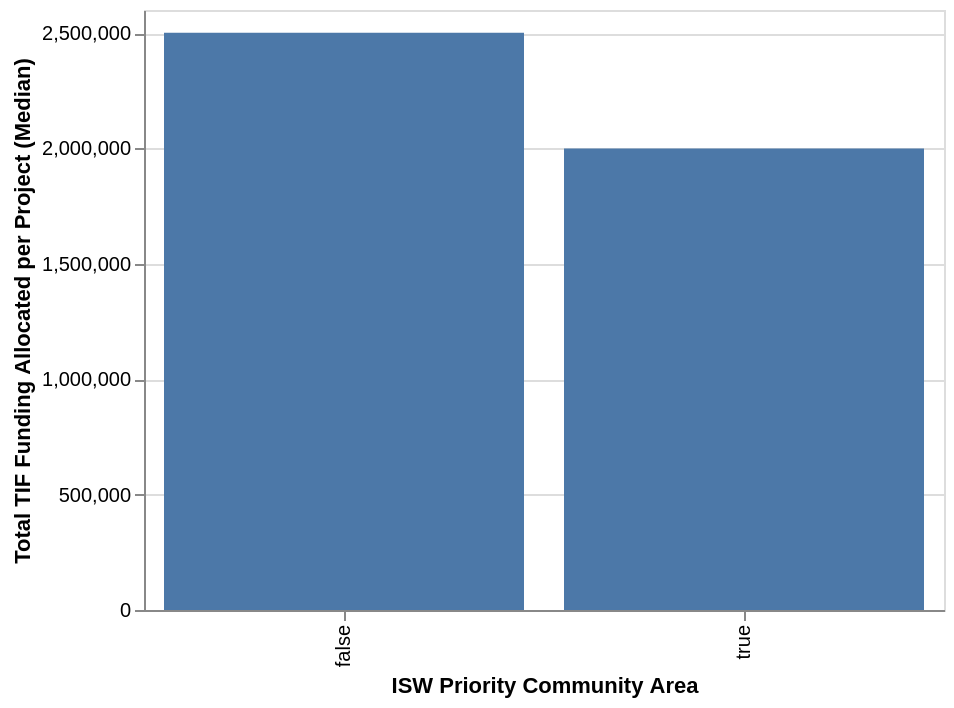

This figure's Vega-Lite source:
### Vega-Lite specification from a JSON file in a GitHub repository (floating-point values rounded to 4 significant figures)
{"config": {"view": {"continuousWidth": 400, "continuousHeight": 300}}, "data": {"name": "data-f3ddf566737c74e6b71f744d04e3e569"}, "mark": "bar", "encoding": {"tooltip": [{"field": "invest", "title": "ISW Priority Community Area", "type": "nominal"}, {"field": "approved_amount", "title": "Total TIF Funding Allocated", "type": "quantitative"}], "x": {"field": "invest", "title": "ISW Priority Community Area", "type": "nominal"}, "y": {"field": "approved_amount", "title": "Total TIF Funding Allocated per Project (Median)", "type": "quantitative"}}, "selection": {"selector021": {"type": "interval", "bind": "scales", "encodings": ["x", "y"]}}, "width": 400, "$schema": "https://vega.github.io/schema/vega-lite/v4.17.0.json", "datasets": {"data-f3ddf566737c74e6b71f744d04e3e569": [{"invest": false, "approved_amount": 2502000.0}, {"invest": true, "approved_amount": 2000000.0}]}}
